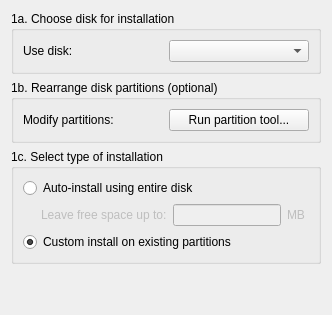
     <widget class="QWidget" name="Step_Disk">
      <layout class="QGridLayout" name="gridLayout">
       <item row="3" column="0" colspan="2">
        <widget class="QGroupBox" name="installationTypeBox">
         <property name="sizePolicy">
          <sizepolicy hsizetype="MinimumExpanding" vsizetype="Minimum">
           <horstretch>0</horstretch>
           <verstretch>0</verstretch>
          </sizepolicy>
         </property>
         <property name="title">
          <string>1c. Select type of installation</string>
         </property>
         <layout class="QGridLayout">
          <property name="leftMargin">
           <number>9</number>
          </property>
          <property name="topMargin">
           <number>9</number>
          </property>
          <property name="rightMargin">
           <number>9</number>
          </property>
          <property name="bottomMargin">
           <number>9</number>
          </property>
          <property name="spacing">
           <number>6</number>
          </property>
          <item row="1" column="3">
           <widget class="QLabel" name="freeLabel">
            <property name="enabled">
             <bool>false</bool>
            </property>
            <property name="sizePolicy">
             <sizepolicy hsizetype="Minimum" vsizetype="Minimum">
              <horstretch>0</horstretch>
              <verstretch>0</verstretch>
             </sizepolicy>
            </property>
            <property name="text">
             <string>MB </string>
            </property>
            <property name="wordWrap">
             <bool>false</bool>
            </property>
           </widget>
          </item>
          <item row="1" column="1">
           <widget class="QLabel" name="leaveLabel">
            <property name="enabled">
             <bool>false</bool>
            </property>
            <property name="sizePolicy">
             <sizepolicy hsizetype="MinimumExpanding" vsizetype="Minimum">
              <horstretch>0</horstretch>
              <verstretch>0</verstretch>
             </sizepolicy>
            </property>
            <property name="text">
             <string>Leave free space up to:</string>
            </property>
            <property name="wordWrap">
             <bool>false</bool>
            </property>
           </widget>
          </item>
          <item row="1" column="0">
           <spacer>
            <property name="orientation">
             <enum>Qt::Horizontal</enum>
            </property>
            <property name="sizeType">
             <enum>QSizePolicy::Fixed</enum>
            </property>
            <property name="sizeHint" stdset="0">
             <size>
              <width>12</width>
              <height>20</height>
             </size>
            </property>
           </spacer>
          </item>
          <item row="1" column="2">
           <widget class="QLineEdit" name="freeSpaceEdit">
            <property name="enabled">
             <bool>false</bool>
            </property>
            <property name="sizePolicy">
             <sizepolicy hsizetype="MinimumExpanding" vsizetype="Minimum">
              <horstretch>0</horstretch>
              <verstretch>0</verstretch>
             </sizepolicy>
            </property>
            <property name="alignment">
             <set>Qt::AlignRight</set>
            </property>
           </widget>
          </item>
          <item row="0" column="0" colspan="4">
           <widget class="QRadioButton" name="entireDiskButton">
            <property name="sizePolicy">
             <sizepolicy hsizetype="MinimumExpanding" vsizetype="Minimum">
              <horstretch>0</horstretch>
              <verstretch>0</verstretch>
             </sizepolicy>
            </property>
            <property name="text">
             <string>Auto-install using entire disk </string>
            </property>
            <property name="checked">
             <bool>false</bool>
            </property>
           </widget>
          </item>
          <item row="2" column="0" colspan="4">
           <widget class="QRadioButton" name="existing_partitionsButton">
            <property name="sizePolicy">
             <sizepolicy hsizetype="MinimumExpanding" vsizetype="Minimum">
              <horstretch>0</horstretch>
              <verstretch>0</verstretch>
             </sizepolicy>
            </property>
            <property name="text">
             <string>Custom install on existing partitions</string>
            </property>
            <property name="checked">
             <bool>true</bool>
            </property>
           </widget>
          </item>
         </layout>
         <zorder>leaveLabel</zorder>
         <zorder>freeSpaceEdit</zorder>
         <zorder>freeLabel</zorder>
         <zorder>entireDiskButton</zorder>
         <zorder>existing_partitionsButton</zorder>
         <zorder></zorder>
        </widget>
       </item>
       <item row="1" column="0" rowspan="2" colspan="2">
        <widget class="QGroupBox" name="rearrangediskBox">
         <property name="sizePolicy">
          <sizepolicy hsizetype="MinimumExpanding" vsizetype="Minimum">
           <horstretch>0</horstretch>
           <verstretch>0</verstretch>
          </sizepolicy>
         </property>
         <property name="title">
          <string>1b. Rearrange disk partitions (optional)</string>
         </property>
         <layout class="QGridLayout">
          <property name="leftMargin">
           <number>9</number>
          </property>
          <property name="topMargin">
           <number>9</number>
          </property>
          <property name="rightMargin">
           <number>9</number>
          </property>
          <property name="bottomMargin">
           <number>9</number>
          </property>
          <property name="spacing">
           <number>6</number>
          </property>
          <item row="0" column="0">
           <widget class="QLabel" name="repartitionLabel">
            <property name="sizePolicy">
             <sizepolicy hsizetype="MinimumExpanding" vsizetype="Minimum">
              <horstretch>0</horstretch>
              <verstretch>0</verstretch>
             </sizepolicy>
            </property>
            <property name="text">
             <string>Modify partitions:</string>
            </property>
            <property name="wordWrap">
             <bool>false</bool>
            </property>
           </widget>
          </item>
          <item row="0" column="1">
           <widget class="QPushButton" name="qtpartedButton">
            <property name="sizePolicy">
             <sizepolicy hsizetype="MinimumExpanding" vsizetype="Minimum">
              <horstretch>0</horstretch>
              <verstretch>0</verstretch>
             </sizepolicy>
            </property>
            <property name="text">
             <string>Run partition tool...</string>
            </property>
           </widget>
          </item>
         </layout>
        </widget>
       </item>
       <item row="0" column="0" colspan="2">
        <widget class="QGroupBox" name="diskBox">
         <property name="sizePolicy">
          <sizepolicy hsizetype="MinimumExpanding" vsizetype="Minimum">
           <horstretch>0</horstretch>
           <verstretch>0</verstretch>
          </sizepolicy>
         </property>
         <property name="title">
          <string>1a. Choose disk for installation</string>
         </property>
         <layout class="QGridLayout">
          <property name="leftMargin">
           <number>9</number>
          </property>
          <property name="topMargin">
           <number>9</number>
          </property>
          <property name="rightMargin">
           <number>9</number>
          </property>
          <property name="bottomMargin">
           <number>9</number>
          </property>
          <property name="spacing">
           <number>6</number>
          </property>
          <item row="0" column="0">
           <widget class="QLabel" name="useDiskLabel">
            <property name="sizePolicy">
             <sizepolicy hsizetype="MinimumExpanding" vsizetype="Minimum">
              <horstretch>0</horstretch>
              <verstretch>0</verstretch>
             </sizepolicy>
            </property>
            <property name="font">
             <font/>
            </property>
            <property name="text">
             <string>Use disk:</string>
            </property>
            <property name="wordWrap">
             <bool>false</bool>
            </property>
           </widget>
          </item>
          <item row="0" column="1">
           <widget class="QComboBox" name="diskCombo">
            <property name="sizePolicy">
             <sizepolicy hsizetype="MinimumExpanding" vsizetype="Fixed">
              <horstretch>0</horstretch>
              <verstretch>0</verstretch>
             </sizepolicy>
            </property>
           </widget>
          </item>
         </layout>
        </widget>
       </item>
       <item row="4" column="0" colspan="2">
        <spacer name="verticalSpacer_3">
         <property name="orientation">
          <enum>Qt::Vertical</enum>
         </property>
         <property name="sizeHint" stdset="0">
          <size>
           <width>20</width>
           <height>40</height>
          </size>
         </property>
        </spacer>
       </item>
      </layout>
     </widget>
